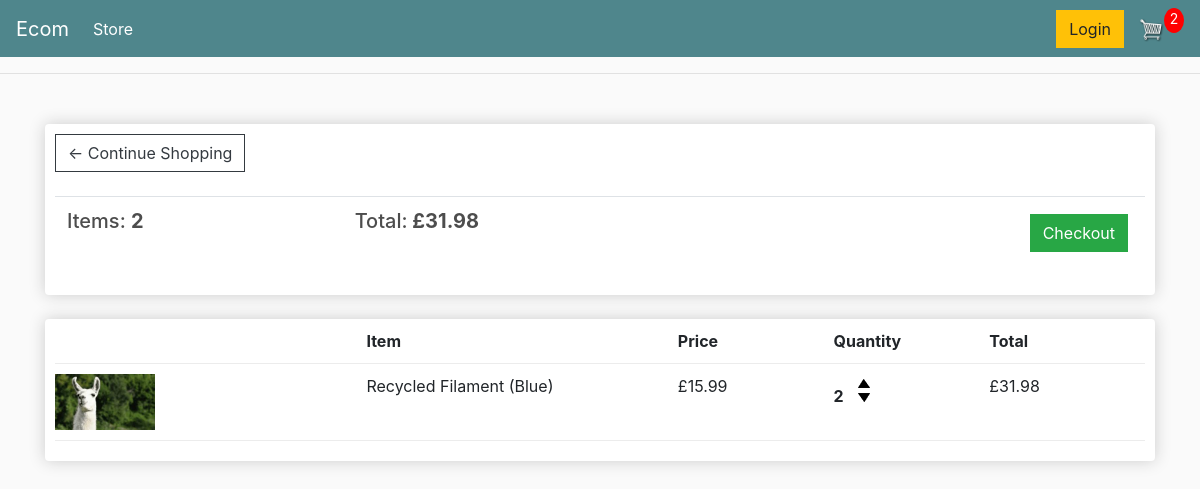
/cart/ (signed in), run on an earlier commit of the app's database.
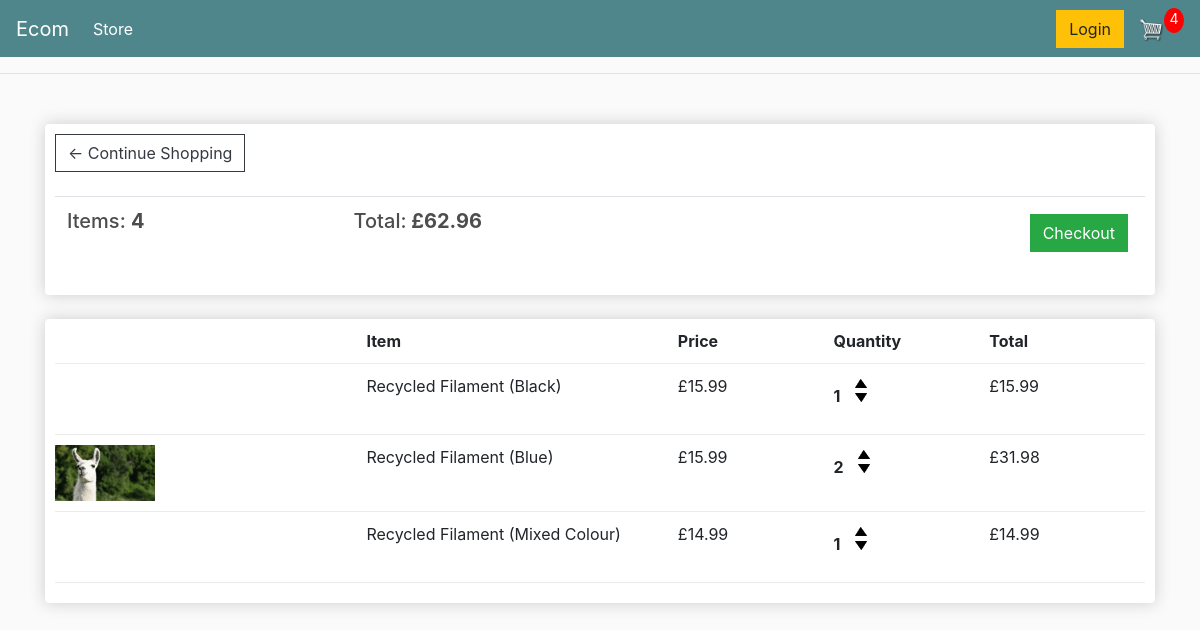
And on a later commit of the database.
### store/models.py (models this page shows, shortened)
class Order(models.Model):
	customer = models.ForeignKey(Customer, on_delete=models.SET_NULL, null=True, blank=True)
	date_ordered = models.DateTimeField(auto_now_add=True)
	complete = models.BooleanField(default=False)
	transaction_id = models.CharField(max_length=100, null=True)
	@property
	def get_cart_total(self):
		orderitems = self.orderitem_set.all()
		total = sum([item.get_total for item in orderitems])
		return total
	@property
	def get_cart_items(self):
		orderitems = self.orderitem_set.all()
		total = sum([item.quantity for item in orderitems])
		return total

class OrderItem(models.Model):
	product = models.ForeignKey(Product, on_delete=models.SET_NULL, null=True)
	order = models.ForeignKey(Order, on_delete=models.SET_NULL, null=True)
	quantity = models.IntegerField(default=0, null=True, blank=True)
	date_added = models.DateTimeField(auto_now_add=True)
	@property
	def get_total(self):
		total = self.product.price * self.quantity
		return total

class Product(models.Model):
	name = models.CharField(max_length=200)
	price = models.DecimalField(max_digits=7, decimal_places=2)
	digital = models.BooleanField(default=False,null=True, blank=True)
	image = models.ImageField(null=True, blank=True)
	@property
	def imageURL(self):
		try:
			url = self.image.url
		except:
			url = ''
		return url

### store/views.py (the view)
# urls.py: path('cart/', views.cart, name="cart"),
def cart(request):
    if request.user.is_authenticated:
        customer = request.user.customer
        order = Order.objects.filter(customer=customer, complete=False).first()
        items = order.orderitem_set.all() if order else []
        cartItems = order.get_cart_items if order else 0
    else:
        items = []
        order = None
        cartItems = 0
    context = {'items': items, 'order': order, 'cartItems': cartItems}
    return render(request, 'store/cart.html', context)

### store/templates/store/cart.html
{% extends 'store/main.html' %}
{% load static %}
{% block content %}
	<div class="row">
		<div class="col-lg-12">
			<div class="box-element">
				<a  class="btn btn-outline-dark" href="{% url 'store' %}">&#x2190; Continue Shopping</a>
				<br>
				<br>
				<table class="table">
					<tr>
						<th><h5>Items: <strong>{{order.get_cart_items}}</strong></h5></th>
						<th><h5>Total:<strong> £{{order.get_cart_total|floatformat:2}}</strong></h5></th>
						<th>
							<a  style="float:right; margin:5px;" class="btn btn-success" href="{% url 'checkout' %}">Checkout</a>
						</th>
					</tr>
				</table>
			</div>
			<br>
			<div class="box-element">
				<div class="cart-row">
					<div style="flex:2"></div>
					<div style="flex:2"><strong>Item</strong></div>
					<div style="flex:1"><strong>Price</strong></div>
					<div style="flex:1"><strong>Quantity</strong></div>
					<div style="flex:1"><strong>Total</strong></div>
				</div>
				{% for item in items %}
				<div class="cart-row">
					<div style="flex:2"><img class="row-image" src="{{item.product.imageURL}}"></div>
					<div style="flex:2"><p>{{item.product.name}}</p></div>
					<div style="flex:1"><p>£{{item.product.price|floatformat:2}}</p></div>
					<div style="flex:1">
						<p class="quantity">{{item.quantity}}</p>
						<div class="quantity">
							<img data-product="{{item.product.id}}" data-action="add" class="chg-quantity update-cart" src="{% static  'images/arrow_up.png' %}">
							<img data-product="{{item.product.id}}" data-action="remove" class="chg-quantity update-cart" src="{% static  'images/arrow_down.png' %}">
						</div>
					</div>
					<div style="flex:1"><p>£{{item.get_total|floatformat:2}}</p></div>
				</div>
				{% endfor %}
			</div>
		</div>
	</div>
{% endblock content %}

### store/templates/store/main.html (shortened to what this page needs)
<!DOCTYPE html>
{% load static %}
<html>
    <head>
        <link rel="stylesheet" href="https://stackpath.bootstrapcdn.com/bootstrap/4.4.1/css/bootstrap.min.css">
        <link rel="stylesheet" type="text/css" href="{% static 'css/main.css' %}">
    </head>
    <body>
    <nav class="navbar navbar-expand-lg navbar-dark bg-dark">
    <a class="navbar-brand" href="{% url 'store' %}">Ecom</a>
    <div class="collapse navbar-collapse" id="navbarSupportedContent">
        <ul class="navbar-nav mr-auto">
        <li class="nav-item active">
            <a class="nav-link" href="{% url 'store' %}">Store <span class="sr-only">(current)</span></a>
        </li>
        </ul>
        <div class="form-inline my-2 my-lg-0">
            <a href="#"class="btn btn-warning">Login</a>
            <a href="{% url 'cart' %}">
                <img  id="cart-icon" src="{% static 'images/cart.png' %}">
            </a>
            <p id="cart-total">{{cartItems}}</p>
        </div>
    </div>
    </nav>
    <hr>
    <div class="container">
        <br>
        {% block content %}
        {% endblock %}
    </div>
    </body>
</html>

### static/css/main.css (style rules this page uses)
body { background-color: hsl(0, 0%, 98%); }
h1,h2,h3,h4,h5,h6 { color:hsl(0, 0%, 30%); }
.box-element { box-shadow:hsl(0, 0%, 80%) 0 0 16px; background-color: #fff; border-radius: 4px; padding: 10px; }
.bg-dark { background-color: #4f868c!important; }
#cart-icon { width:25px; display: inline-block; margin-left: 15px; }
#cart-total { display: block; text-align: center; color:#fff; background-color: red; width: 20px; height: 25px; border-radius: 50%; font-size: 14px; }
.col-lg-4, .col-lg-6, .col-lg-8, .col-lg-12 { margin-top: 10px; }
.btn { border-radius: 0; }
.row-image { width: 100px; }
.cart-row { display: flex; align-items: flex-stretch; padding-bottom: 10px; margin-bottom: 10px; border-bottom: 1px solid #ececec; }
.quantity { display: inline-block; font-weight: 700; padding-right:10px; }
.chg-quantity { width: 12px; cursor: pointer; display: block; margin-top: 5px; transition:.1s; }

What changed in the data, as far as the page shows it:
computed for Order: get_cart_items "2" → "4"; get_cart_total "31.98" → "62.96"
added OrderItem: product.name "Recycled Filament (Black)", product.price "15.99", quantity "1", get_total "15.99"
added OrderItem: product.name "Recycled Filament (Mixed Colour)", product.price "14.99", quantity "1", get_total "14.99"
Also different on the page:
{{ cartItems }}: "2" → "4"
